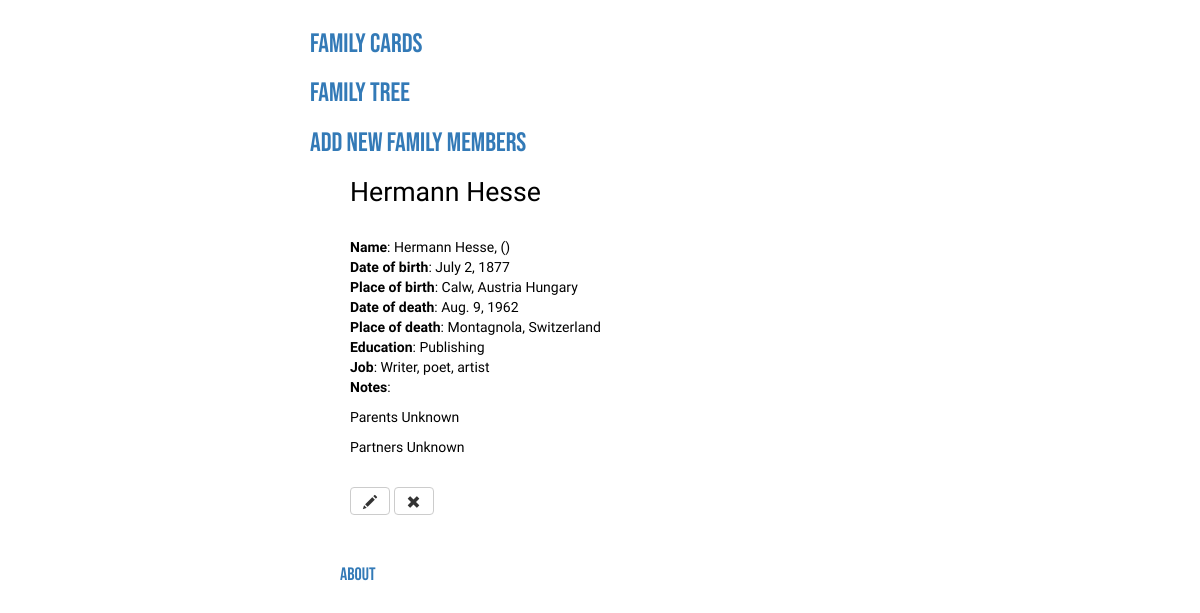
Before: /member/hermann_hesse_1877-07-02-000000 with the older database file.
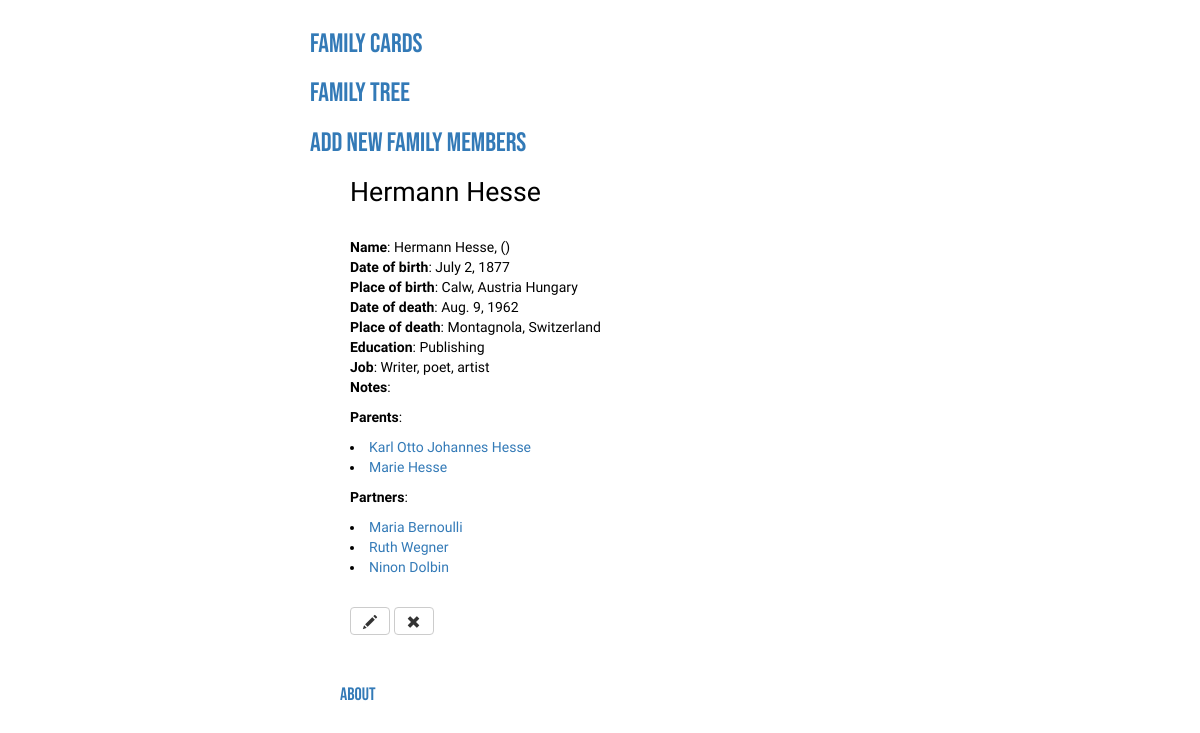
After: the same page with the newer database file.
### familycards/models.py (models this page shows, shortened)
class FamilyMember(models.Model):
    first_name = models.CharField(max_length=200)
    last_name = models.CharField(max_length=200)
    other_names = models.CharField(max_length=200)
    birth_name = models.CharField(max_length=200)
    slug = models.SlugField(max_length=100, unique=True)
    date_of_birth = models.DateField()
    city_of_birth = models.CharField(max_length=200)
    country_of_birth = models.CharField(max_length=200)
    date_of_death = models.DateField()
    city_of_death = models.CharField(max_length=200)
    country_of_death = models.CharField(max_length=200)
    education = models.CharField(max_length=200)
    job = models.CharField(max_length=200)
    notes = models.CharField(max_length=500)
    parents = MembersField()
    partners = MembersField()
    full_name = models.CharField(max_length=200)

### familycards/views.py (the view)
# urls.py: path('member/<slug>', views.view_member, name='view_member'),
def view_member(request, slug):
   member = get_object_or_404(FamilyMember, slug=slug)
   parents_list = []
   partners_list = []
   try:
      if member.parents != ['']:
         for parent in member.parents:
            p = FamilyMember.objects.filter(first_name__startswith=parent.split(' ')[0])[0]
            parents_list.append(get_object_or_404(FamilyMember, slug=p.slug))
      if member.partners != ['']:
         for partner in member.partners:
            p = FamilyMember.objects.filter(first_name__startswith=partner.split(' ')[0])[0]
            partners_list.append(get_object_or_404(FamilyMember, slug=p.slug))
   except IndexError:
      pass
   context = {'member' : member, \
              'parents' : parents_list, \
              'partners' : partners_list}
   return render(request, 'familycards/view_member.html', context)

### familycards/models.py (called while the page is built)
    def from_db_value(self, value, expression, connection):
        if value is None:
            return value
        return value.split(', ')

### familycards/templates/familycards/view_member.html
{% extends 'familycards/base.html' %}
{% block content %}
<div class="member-info">
    <h2>{% block head_title %}{{ member.first_name }} {{ member.last_name }}{% endblock %}</h2><br>
    <p><b>Name</b>: {{ member.first_name }} {{ member.other_names }} {{ member.last_name }}, ({{ member.birth_name }})<br>
    <b>Date of birth</b>: {{ member.date_of_birth }}<br>
    <b>Place of birth</b>: {{ member.city_of_birth }}, {{ member.country_of_birth }}<br>
    <b>Date of death</b>: {{ member.date_of_death }}<br>
    <b>Place of death</b>: {{ member.city_of_death }}, {{ member.country_of_death }}<br>
    <b>Education</b>: {{ member.education }}<br>
    <b>Job</b>: {{ member.job }}<br>
    <b>Notes</b>: {{ member.comments }}<br></p>
    <p>
        {% if parents %}
            <b>Parents</b>:
            {% for parent in parents %}
                <li><a href="{% url 'view_member' slug=parent.slug %}">{{ parent.full_name}}</a></li>
             {% endfor %}
        {% else %}
            Parents Unknown<br>
        {% endif %}
    </p>
    <p>
        {% if partners %}
            <b>Partners</b>:
            {% for partner in partners %}
                <li><a href="{% url 'view_member' slug=partner.slug %}">{{ partner.first_name }} {{ partner.last_name }}</a></li>
            {% endfor %}
        {% else %}
            Partners Unknown<br>
        {% endif %}
    </p>
    <br>
        <a class="btn btn-default" href="{% url 'edit_member' slug=member.slug %}">
        <span class="glyphicon glyphicon-pencil"></span>
    </a>
    <a class="btn btn-default" href="{% url 'delete_member' slug=member.slug %}">
        <span class="glyphicon glyphicon-remove"></span>
    </a>
</div>
{% include 'familycards/footer.html' %}
{% endblock %}

### familycards/templates/familycards/base.html (shortened to what this page needs)
{% load static %}
<html>
    <head>
        <link href="//maxcdn.bootstrapcdn.com/bootstrap/3.3.1/css/bootstrap.min.css" rel="stylesheet">
        <link rel="stylesheet" href="{% static 'css/familycards.css' %}">
   </head>
   <body>
          <div class="base">
              <h2><a href="{% url 'index' %}">Family Cards</a></h2>
              <h3><a href="{% url 'view_tree' %}">Family Tree</a></h3>
          </div>
          <div class="base-add-member">
              <h3><a href="{% url 'add_members' %}">Add New Family Members</a></h3>
          </div>
          {% block content %}
          {% endblock %}
   </body>
</html>

### familycards/templates/familycards/footer.html
<div class="footer-about">
    <h4><a href="{% url 'about'%}">About</a></h4>
</div>

### static/css/familycards.css (style rules this page uses)
.base h3, .base h2 { color: #3D497C; font-family: 'Bebas Neue', cursive; font-size: 20pt; }
.base-add-member h3 { font-family: 'Bebas Neue', cursive; font-size: 20pt; color: #000000; }
.member-info { padding-left: 40px; color: #000000; font-family: 'Nanum Gothic Coding', monospace; }
.member-info h2 { color: #000000; font-size: 20pt; font-family: 'Nanum Gothic Coding', monospace; }
.footer-about h4 { padding-top: 40px; padding-left: 30px; font-family: 'Bebas Neue', cursive; }
body { margin: auto; width: 50%; padding: 10px; }

Changed rows visible on the page:
added FamilyMember: full_name "Karl Otto Johannes Hesse", shown under "Hermann Hesse"
added FamilyMember: full_name "Marie Hesse", shown under "Hermann Hesse"
added FamilyMember: first_name "Maria", last_name "Bernoulli"
added FamilyMember: first_name "Ruth", last_name "Wegner"
added FamilyMember: first_name "Ninon", last_name "Dolbin"
Other visible differences:
text no longer shown: "Parents Unknown Partners Unknown"
text now shown: "Parents : Partners :"
